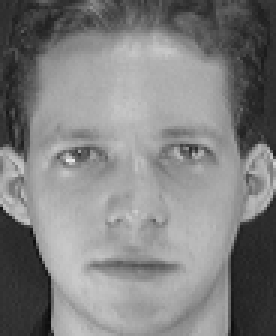
#> input picture images/s1/1.pgm, 92 x 112 px (shown 3 times larger); its folder holds only this picture in this run
$ jupyter execute --allow-errors PR_6360_6521_6609_step7.ipynb   (shell and % lines are left out)
#> lines starting #> are read from the running program, lines starting #| are printed output that depends on the picture
[cell 1]
import os
import cv2
from google.colab.patches import cv2_imshow
import numpy as np
from numpy import linalg as LA
from sklearn.neighbors import KNeighborsClassifier
from sklearn import metrics
from sklearn.metrics import classification_report, confusion_matrix
import matplotlib.pyplot as plt
from random import sample
import random

[cell 2]
from google.colab import files
uploaded = files.upload()
#> the answer given: 1.pgm

[cell 3]
#%cd ..
from google.colab import drive
drive.mount('/content/gdrive')

[cell 4]
#!ls /mydrive

[cell 5]
directory_faces = 'images/'
image_vectors = []

for folder in os.listdir(directory_faces):
  path = os.path.join(directory_faces, folder)
  if os.path.isdir(path):
    sub_directory = path
    for image in os.listdir(sub_directory):
            f = os.path.join(sub_directory, image)
            # The function imread loads an image from the specified file and returns it
            img = cv2.imread(f, cv2.IMREAD_GRAYSCALE)
#> img is the input picture: shape (112, 92); min 11, max 234, mean 128.3
            vector = np.array(img)
            result = vector.flatten()
#> result = 10304 values, max 234 at index 4898, min 11 at index 9676, mean 128.3
            image_vectors.append(result)

[cell 6]
directory_non_faces = 'images2/non-face-resized'
#> (the rest of this cell did not finish here and is left out)

[cell 7]
image_vectors = np.array(image_vectors)
image_vectors.shape
#> Out = (2, 10304)

[cell 8]
cv2_imshow(img)

[cell 9]
labels = []

for i in range (0,401):
    labels.append(0)

for i in range(401, 800):
    labels.append(1)


labels = np.array(labels)
len(labels)

[cell 10]
train_data = []
test_data = []
train_labels = []
test_labels = []

#> (the rest of this cell did not finish here and is left out)

[cell 11]
def get_reduced_dim_mat(dimensions, matrix):
  projection_matrix_r = np.delete(train_eigen_vecs, np.s_[int(dimensions) : train_eigen_vecs.shape[1]], axis=1)
  reduced_dim_mat = np.dot(np.transpose(projection_matrix_r),np.transpose(matrix))
  reduced_dim_mat = np.transpose(reduced_dim_mat)

  return reduced_dim_mat

[cell 12]
def KNNclf(neighbours, X_train, y_train, X_test, y_test):
  clf = KNeighborsClassifier(n_neighbors=neighbours)
  clf.fit(X_train, y_train)
  y_pred = clf.predict(X_test)
  accuracy = metrics.accuracy_score(y_test, y_pred)
  print("Correct labels are:")
  print(y_test)
  print("Predicted labels are:")
  print(y_pred)
  print("Accuracy: ", accuracy)
  #print(confusion_matrix(y_test, y_pred))
  #print(classification_report(y_test, y_pred))
  return accuracy

[cell 13]
alphaaa = np.array([0.8,0.85,0.9,0.95])

[cell 14]
train_data_mean = np.mean(train_data,axis=0)
#> train_data_mean = 10304 values, max 207 at index 6662, min 1 at index 8013, mean 95.1
print(train_data_mean)
#> (printed output is left out)

[cell 15]
train_data_mean.shape
#> Out = (10304,)

[cell 16]
Centered_Train_Data_Matrix = train_data - np.transpose(train_data_mean)
print(Centered_Train_Data_Matrix)
#> (printed output is left out)
print(Centered_Train_Data_Matrix.shape)
#| (1, 10304)

[cell 17]
Train_Covariance_Matrix = np.dot(np.transpose(Centered_Train_Data_Matrix),Centered_Train_Data_Matrix)/Centered_Train_Data_Matrix.shape[0]
print(Train_Covariance_Matrix)
#> (printed output is left out)

[cell 18]
cov_mat = np.cov(np.transpose(train_data), bias=True)
print(cov_mat)
#> (printed output is left out)
print(cov_mat.shape)
#| (10304, 10304)
print(Train_Covariance_Matrix.shape)
#| (10304, 10304)

#> (a cell that did not finish here is left out)

#> (a cell that did not finish here is left out)

#> (a cell that did not finish here is left out)

[cell 22]
k_neighbours = [1, 3, 5, 7]
accuracies = np.empty((len(alphaaa), len(k_neighbours)))
print(accuracies.shape)

#> (the rest of this cell did not finish here and is left out)

#> (a cell that did not finish here is left out)

[cell 24]
plt.figure(figsize=(10, 10))

for i in range(len(alphaaa)):
  plt.subplot(2, 2, i+1)
  plt.title("alpha=" + str(alphaaa[i]))
  plt.plot(k_neighbours, accuracies.T[i])
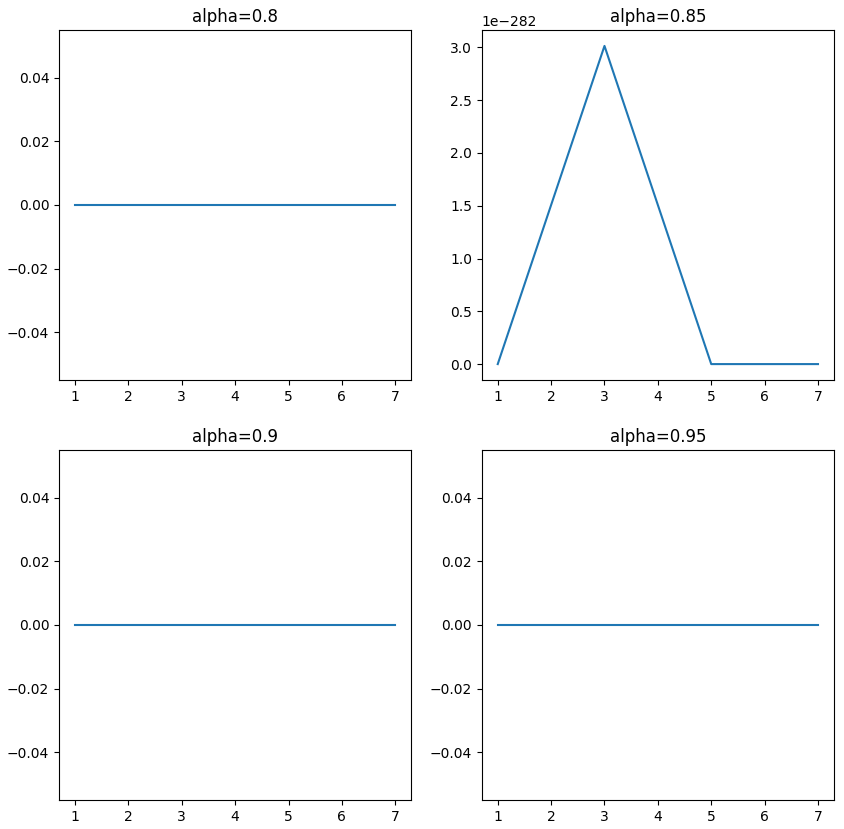
#> figure drawn by matplotlib, 4 panels

[cell 25]
print(alphaaa)
print(accuracies)
plt.figure(figsize=(10, 10))

for i in range(len(k_neighbours)):
  plt.subplot(2, 2, i+1)
  plt.title(str(k_neighbours[i]) + " neighbour(s)")
  plt.plot(alphaaa, accuracies[i])
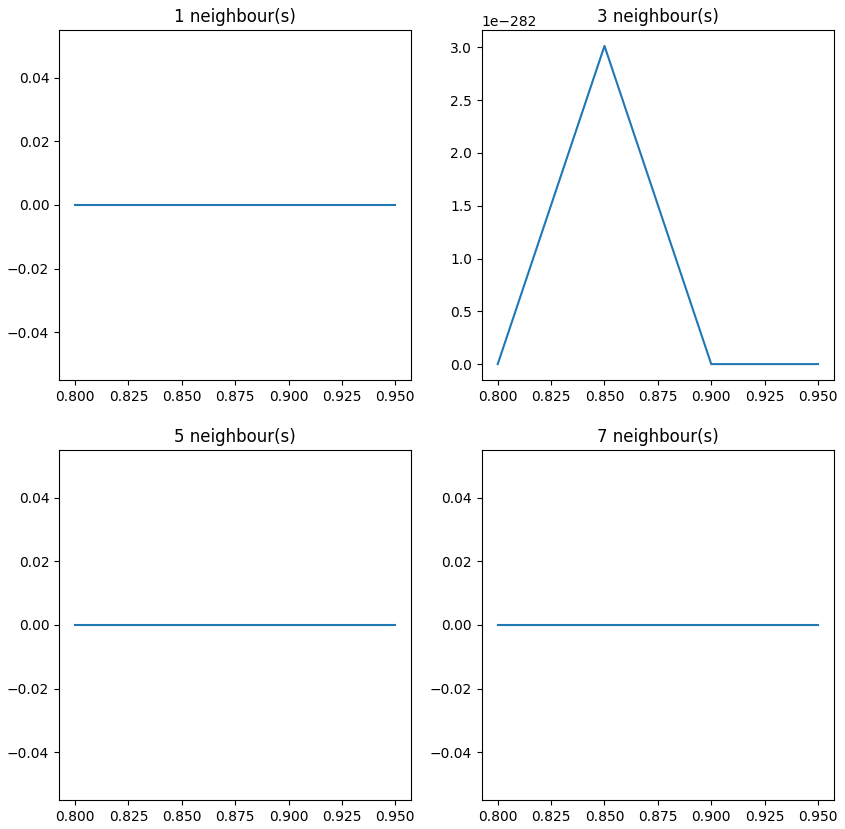
#> figure drawn by matplotlib, 4 panels
